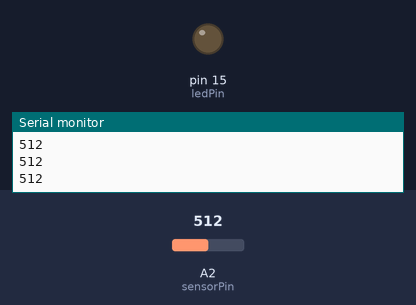
This sketch was run on a simulated Arduino Uno, built with avr-gcc and run on an emulated ATmega328P. On the bench: output pins drawn as LEDs (lit = HIGH), the last lines printed to the serial monitor. The inputs (shaded band) are chosen by the test bench; at power-on: A2 (sensorPin) = 512.

Above: at 1.2 s.
1.3 s: A2 (sensorPin) set to 523
At 2.5 s:
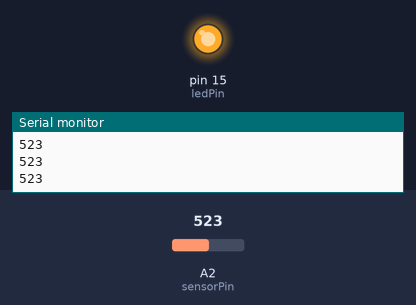
2.8 s: A2 (sensorPin) set to 511
At 3.9 s:
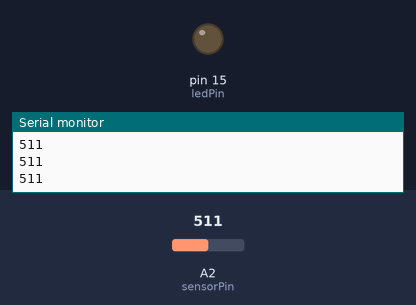
4.3 s: A2 (sensorPin) set to 716
At 5.0 s:
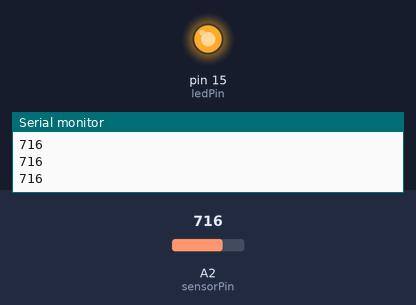
Timing chart, 0 to 7.3 s (numbered marks = the images above; inputs shaded):
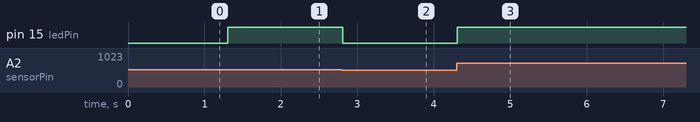

The sketch:

table_lamp.ino.ino
```cpp
const int sensorPin = A2;
const int ledPin = 15;

void setup() {
  // put your setup code here, to run once:
  pinMode(ledPin, OUTPUT);
  Serial.begin(9600);
}

void loop() {
  // put your main code here, to run repeatedly:
  int sensorValue = analogRead(sensorPin);
  Serial.println(sensorValue);
  int brightness = map(sensorValue, 0, 1023, 0, 255);
  analogWrite(ledPin, brightness);

}
```

Measured:
- the behaviour switches between 513 and 514 on A2 (sensorPin) (found by bisection; images 0 and 1)
- after the input at 1.3 s, pin 15 (ledPin): LOW → HIGH at once
- after the input at 2.8 s, pin 15 (ledPin): HIGH → LOW at once
- after the input at 4.3 s, pin 15 (ledPin): LOW → HIGH at once
